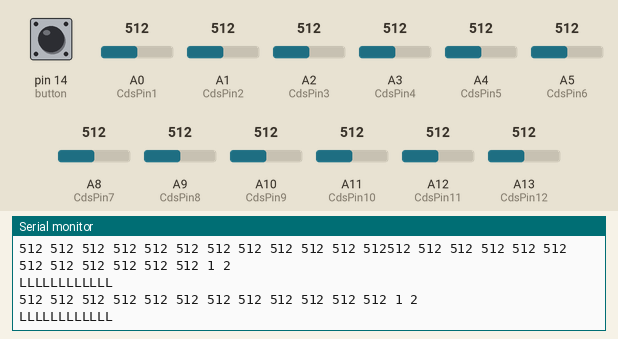
This sketch was run on a simulated Arduino Mega 2560, built with avr-gcc and run on an emulated ATmega2560. Shown: the last lines printed to the serial monitor. Inputs (shaded band) come from the test bench; at power-on: A0 (CdsPin1) = 512, A1 (CdsPin2) = 512, A2 (CdsPin3) = 512, pin 14 (button) HIGH, A3 (CdsPin4) = 512, A4 (CdsPin5) = 512, A5 (CdsPin6) = 512, A8 (CdsPin7) = 512, A9 (CdsPin8) = 512, A10 (CdsPin9) = 512, A11 (CdsPin10) = 512, A12 (CdsPin11) = 512, A13 (CdsPin12) = 512.

Above: at 1.9 s.
2.0 s: A0 (CdsPin1) set to 473
At 3.3 s:
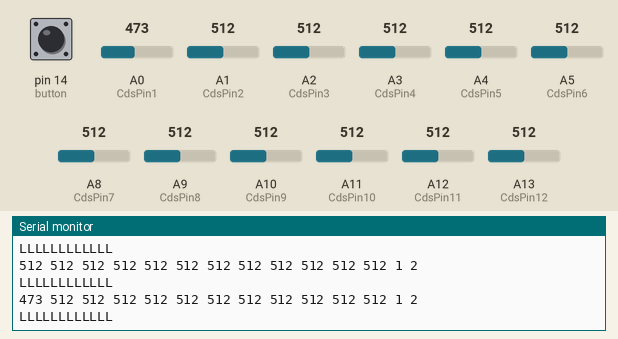
3.5 s: A0 (CdsPin1) set to 451
At 4.3 s:
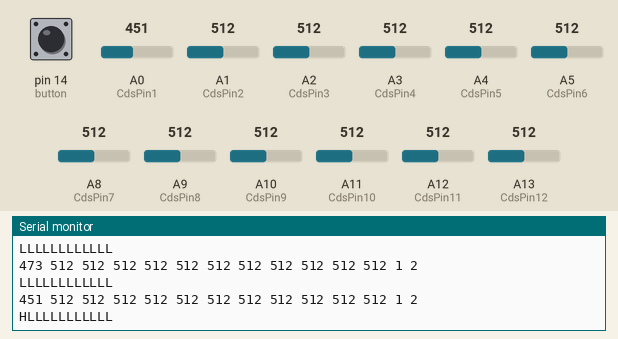
6.2 s: A1 (CdsPin2) set to 475
At 7.3 s:
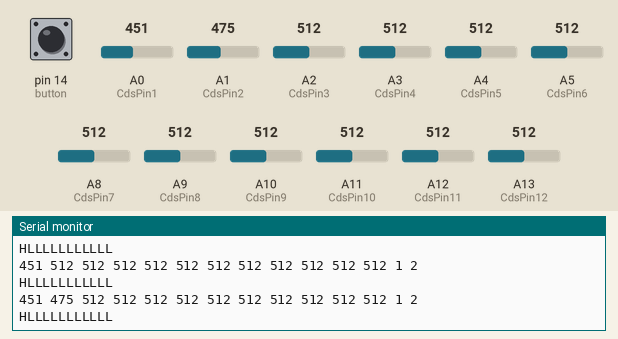
7.7 s: A1 (CdsPin2) set to 443
At 8.7 s:
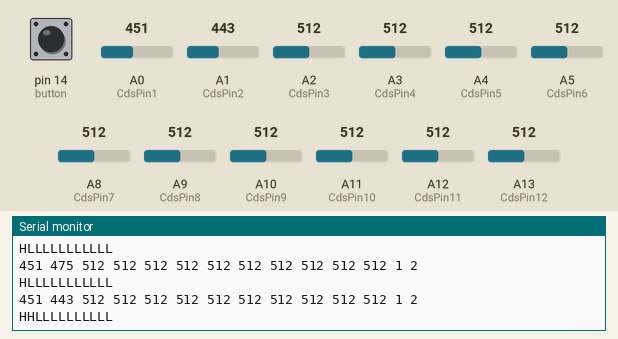
10.3 s: A2 (CdsPin3) set to 480
At 11.6 s:
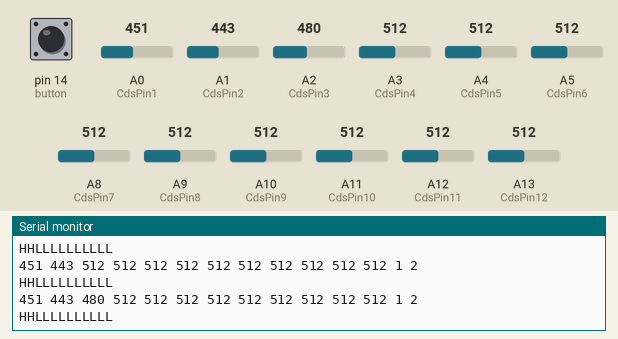
11.8 s: A2 (CdsPin3) set to 450
At 12.7 s:
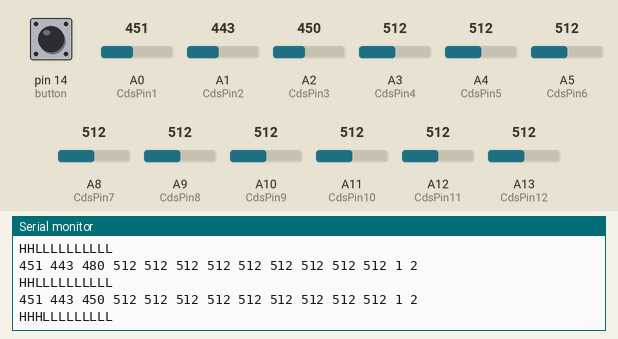
Timing chart, 0 to 14.8 s (numbered marks = the images above; inputs shaded):
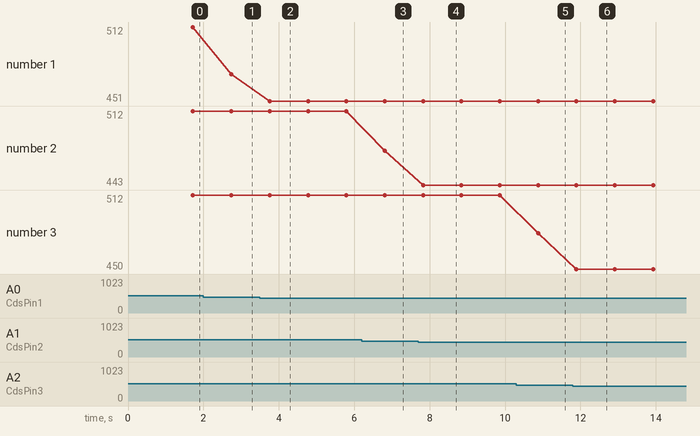

The sketch:

InstrumentShieldMegaVersion.ino
```cpp
#include <SoftwareSerial.h>

SoftwareSerial mySerial(2, 3); //SW시리얼핀 정의 D3이 MIDI신호 전송용,  D2는 미사용

byte note = 10; //The MIDI연주될 note(음계)
byte resetMIDI = 4; // VS1053 Reset용 핀
byte ledPin = 13; //MIDI 트래픽 표시용 LED

const int button = 14;
boolean buttonState = false;
int  instrument = 1;


const int CdsPin1 = A0;
const int CdsPin2 = A1;
const int CdsPin3 = A2;
const int CdsPin4 = A3;
const int CdsPin5 = A4;
const int CdsPin6 = A5;
const int CdsPin7 = A8;
const int CdsPin8 = A9;
const int CdsPin9 = A10;
const int CdsPin10 = A11;
const int CdsPin11 = A12;
const int CdsPin12 = A13;

int br1;  // 버튼1 상태 확인용 입력값 임시저장용
int br2;  // 이하, 위와 유사
int br3;
int br4;
int br5;
int br6;
int br7;
int br8;
int br9;
int br10;
int br11;
int br12;


int br1_B;  // 버튼1 상태 확인용 입력값 임시저장용
int br2_B;  // 이하, 위와 유사
int br3_B;
int br4_B;
int br5_B;
int br6_B;
int br7_B;
int br8_B;
int br9_B;
int br10_B;
int br11_B;
int br12_B;

int bn1 = 60; //버튼1의  note(음계)  가령 "도"  0~127까지 지정가능 (정확한 음계 설정은 MIDI관련정보참고)
int bn2 = 62; //버튼2의  note(음계)  가령 "레"
int bn3 = 64; //버튼3의  note(음계)  가령 "미"
int bn4 = 65; //버튼4의  note(음계)  가령 "파"
int bn5 = 67; //버튼5의  note(음계)  가령 "솔"
int bn6 = 69; //버튼6의  note(음계)  가령 "라"
int bn7 = 71; //버튼7의  note(음계)  가령 "시"
int bn8 = 72; //버튼8의  note(음계)  가령 "도~"
int bn9 = 74;
int bn10 = 76;
int bn11 = 77;
int bn12 = 79;

void setup() {
  Serial.begin(57600);

  //Setup soft serial for MIDI control
  mySerial.begin(31250);

  //Reset the VS1053
  pinMode(resetMIDI, OUTPUT);
  digitalWrite(resetMIDI, LOW);
  delay(100);
  digitalWrite(resetMIDI, HIGH);
  delay(100);
  talkMIDI(0xB0, 0x07, 120);

  pinMode(button, INPUT_PULLUP);

  br1 = analogRead(CdsPin1);
  br2 = analogRead(CdsPin2);
  br3 = analogRead(CdsPin3);
  br4 = analogRead(CdsPin4);
  br5 = analogRead(CdsPin5);
  br6 = analogRead(CdsPin6);
  br7 = analogRead(CdsPin7);
  br8 = analogRead(CdsPin8);
  br9 = analogRead(CdsPin9);
  br10 = analogRead(CdsPin10);
  br11 = analogRead(CdsPin11);
  br12 = analogRead(CdsPin12);

  br1_B = br1;
  br2_B = br2;
  br3_B = br3;
  br4_B = br4;
  br5_B = br5;
  br6_B = br6;
  br7_B = br7;
  br8_B = br8;
  br9_B = br9;
  br10_B = br10;
  br11_B = br11;
  br12_B = br12;
  delay(500);


  Serial.print(br1_B);
  Serial.print(" ");
  Serial.print(br2_B);
  Serial.print(" ");
  Serial.print(br3_B);
  Serial.print(" ");
  Serial.print(br4_B);
  Serial.print(" ");
  Serial.print(br5_B);
  Serial.print(" ");
  Serial.print(br6_B);
  Serial.print(" ");
  Serial.print(br7_B);
  Serial.print(" ");
  Serial.print(br8_B);
  Serial.print(" ");
  Serial.print(br9_B);
  Serial.print(" ");
  Serial.print(br10_B);
  Serial.print(" ");
  Serial.print(br11_B);
  Serial.print(" ");
  Serial.print(br12_B);


}


void loop() {
  if (buttonState == false) {
    instrument ++;
  }
  if (instrument > 127) {
    instrument = 0;
  }

  talkMIDI(0xC0, instrument, 0);

  br1 = analogRead(CdsPin1);
  br2 = analogRead(CdsPin2);
  br3 = analogRead(CdsPin3);
  br4 = analogRead(CdsPin4);
  br5 = analogRead(CdsPin5);
  br6 = analogRead(CdsPin6);
  br7 = analogRead(CdsPin7);
  br8 = analogRead(CdsPin8);
  br9 = analogRead(CdsPin9);
  br10 = analogRead(CdsPin10);
  br11 = analogRead(CdsPin11);
  br12 = analogRead(CdsPin12);

  buttonState = digitalRead(button);

  Serial.print(br1);
  Serial.print(" ");
  Serial.print(br2);
  Serial.print(" ");
  Serial.print(br3);
  Serial.print(" ");
  Serial.print(br4);
  Serial.print(" ");
  Serial.print(br5);
  Serial.print(" ");
  Serial.print(br6);
  Serial.print(" ");
  Serial.print(br7);
  Serial.print(" ");
  Serial.print(br8);
  Serial.print(" ");
  Serial.print(br9);
  Serial.print(" ");
  Serial.print(br10);
  Serial.print(" ");
  Serial.print(br11);
  Serial.print(" ");
  Serial.print(br12);
  Serial.print(" ");
  Serial.print(buttonState);
  Serial.print(" ");
  Serial.println(instrument);

   if( br1 < br1_B - 50 ){
     noteOn(0, bn1, 50);
     Serial.print("H");
   }else{
     noteOff(0, bn1, 0);
     Serial.print("L");
   }
   if( br2 < br2_B - 50 ){
     noteOn(0, bn2, 50);
     Serial.print("H");
   }else{
     noteOff(0, bn2, 0);
     Serial.print("L");
   }
   if( br3 < br3_B - 50 ){
     noteOn(0, bn3, 50);
     Serial.print("H");
   }else{
     noteOff(0, bn3, 0);
     Serial.print("L");
   }
   if( br4 < br4_B - 50 ){
     noteOn(0, bn4, 50);
     Serial.print("H");
   }else{
     noteOff(0, bn4, 0);
     Serial.print("L");
   }
   if( br5 < br5_B - 50 ){
     noteOn(0, bn5, 50);
     Serial.print("H");
   }else{
     noteOff(0, bn5, 0);
     Serial.print("L");
   }
   if( br6 < br6_B - 50 ){
     noteOn(0, bn6, 50);
     Serial.print("H");
   }else{
     noteOff(0, bn6, 0);
     Serial.print("L");
   }
   if( br7 < br7_B - 50 ){
     noteOn(0, bn7, 50);
     Serial.print("H");
   }else{
     noteOff(0, bn7, 0);
     Serial.print("L");
   }
   if( br8 < br8_B - 50 ){
     noteOn(0, bn8, 50);
     Serial.print("H");
   }else{
     noteOff(0, bn8, 0);
     Serial.print("L");
   }
   if( br9 < br9_B - 50 ){
     noteOn(0, bn9, 50);
     Serial.print("H");
   }else{
     noteOff(0, bn9, 0);
     Serial.print("L");
   }
   if( br10 < br10_B - 50 ){
     noteOn(0, bn10, 50);
     Serial.print("H");
   }else{
     noteOff(0, bn10, 0);
     Serial.print("L");
   }
   if( br11 < br11_B - 50 ){
     noteOn(0, bn11, 50);
     Serial.print("H");
   }else{
     noteOff(0, bn11, 0);
     Serial.print("L");
   }
   if( br12 < br12_B - 50 ){
     noteOn(0, bn12, 50);
     Serial.print("H");
   }else{
     noteOff(0, bn12, 0);
     Serial.println("L");
   }
  delay(1000);
}

//Send a MIDI note-on message.  Like pressing a piano key
//channel ranges from 0-15
void noteOn(byte channel, byte note, byte attack_velocity) {
  talkMIDI( (0x90 | channel), note, attack_velocity);
}

//Send a MIDI note-off message.  Like releasing a piano key
void noteOff(byte channel, byte note, byte release_velocity) {
  talkMIDI( (0x80 | channel), note, release_velocity);
}

//Plays a MIDI note. Doesn't check to see that cmd is greater than 127, or that data values are less than 127
void talkMIDI(byte cmd, byte data1, byte data2) {
  digitalWrite(ledPin, HIGH);
  mySerial.write(cmd);
  mySerial.write(data1);

  //Some commands only have one data byte. All cmds less than 0xBn have 2 data bytes
  //(sort of: http://253.ccarh.org/handout/midiprotocol/)
  if( (cmd & 0xF0) <= 0xB0)
    mySerial.write(data2);

  digitalWrite(ledPin, LOW);
}
```

Measured:
- the behaviour switches between 462 and 461 on A0 (CdsPin1) (found by bisection; images 1 and 2)
- the behaviour switches between 462 and 461 on A1 (CdsPin2) (found by bisection; images 3 and 4)
- the behaviour switches between 462 and 461 on A2 (CdsPin3) (found by bisection; images 5 and 6)
- after the input at 2.0 s, the serial monitor: prints a new line after 0.74 s (image 1)
- after the input at 3.5 s, the serial monitor: prints a new line after 0.26 s (image 2)
- after the input at 6.2 s, the serial monitor: prints a new line after 0.61 s (image 3)
- after the input at 7.7 s, the serial monitor: prints a new line after 0.13 s (image 4)
- after the input at 10.3 s, the serial monitor: prints a new line after 0.58 s (image 5)
- after the input at 11.8 s, the serial monitor: prints a new line after 0.09 s (image 6)
